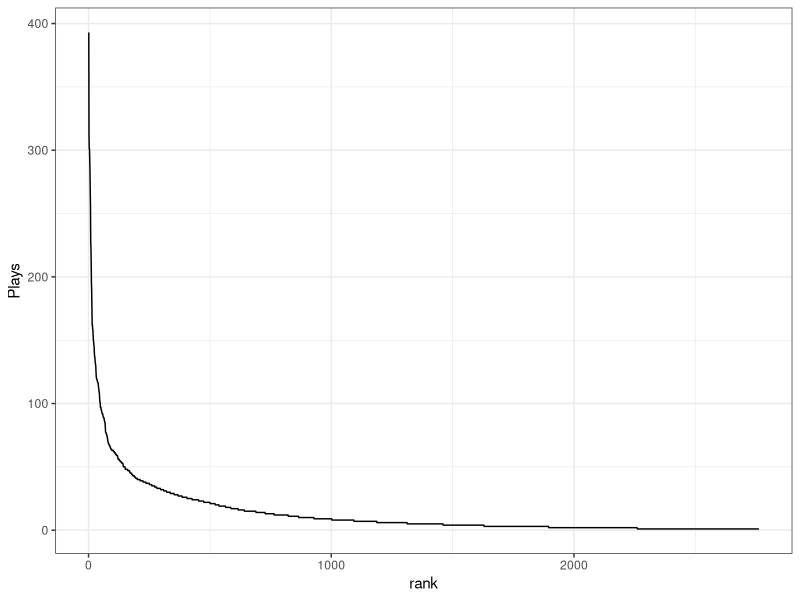

Here is the R script that generated this plot:
## ---- chunk 1
knitr::opts_chunk$set(echo = TRUE)
library(ggplot2)
library(dplyr)
theme_set(theme_bw())
## ---- chunk 2

songs <- read.csv(here::here("05_simple_metrics", "rmd_music.csv")) %>%
  mutate(rank = dplyr::row_number())

head(songs)

## ---- chunk 3

ggplot(songs, aes(rank, Plays)) +
  geom_line()

